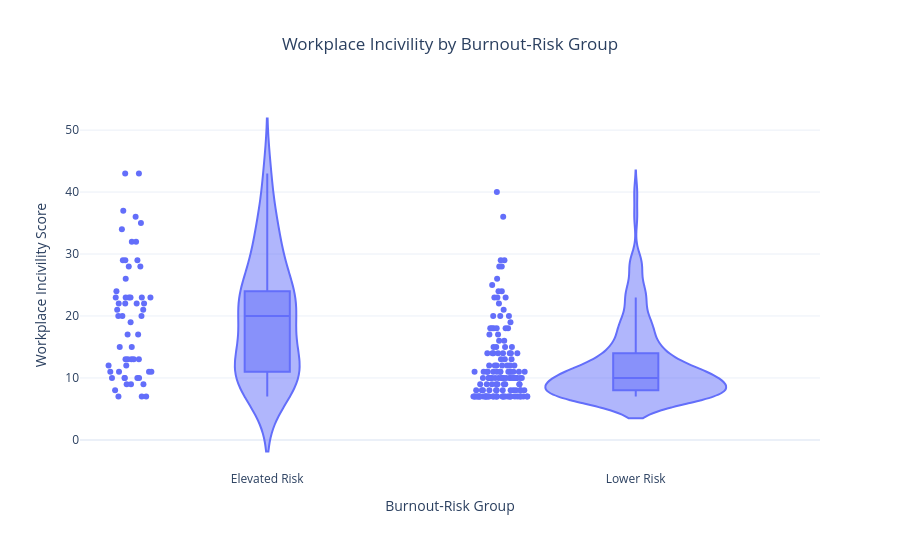

Source (notebook cell):
### Markdown cell above
### Exploratory Comparison of Numerical Predictors

The distributions of key numerical candidate predictors were compared across the lower- and elevated-risk groups. These exploratory visualisations were used to assess whether workplace incivility, adaptive performance and age showed observable differences between the two risk classifications prior to model development.

### Code cell
import plotly.express as px

risk_labels = {
    0: "Lower Risk",
    1: "Elevated Risk"
}

workplace["Risk_Group"] = workplace["Burnout_Risk"].map(risk_labels)

fig = px.violin(
    workplace,
    x="Risk_Group",
    y="WIS",
    box=True,
    points="all",
    labels={
        "Risk_Group": "Burnout-Risk Group",
        "WIS": "Workplace Incivility Score"
    },
    title="Workplace Incivility by Burnout-Risk Group"
)

fig.update_layout(
    template="plotly_white",
    title_x=0.5,
    height=550
)

fig.show()

### Figure 1 — Plotly figure (JSON) as saved in the notebook; plotly's stock layout.template omitted (floating-point values rounded to 4 significant figures; data arrays with more than 128 entries replaced by an {"elided": "..."} marker saying what was removed)
{"data": [{"alignmentgroup": "True", "box": {"visible": true}, "hovertemplate": "Burnout-Risk Group=%{x}<br>Workplace Incivility Score=%{y}<extra></extra>", "legendgroup": "", "marker": {"color": "#636efa"}, "name": "", "offsetgroup": "", "orientation": "v", "points": "all", "scalegroup": "True", "showlegend": false, "type": "violin", "x": {"elided": "201 str values"}, "x0": " ", "xaxis": "x", "y": {"elided": "201 int values"}, "y0": " ", "yaxis": "y"}], "layout": {"height": 550, "legend": {"tracegroupgap": 0}, "title": {"text": "Workplace Incivility by Burnout-Risk Group", "x": 0.5}, "violinmode": "group", "xaxis": {"anchor": "y", "domain": [0, 1], "title": {"text": "Burnout-Risk Group"}}, "yaxis": {"anchor": "x", "domain": [0, 1], "title": {"text": "Workplace Incivility Score"}}}}
